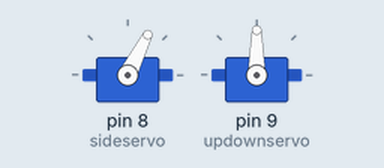
A sketch run on a simulated Arduino Uno, built with avr-gcc and run on an emulated ATmega328P. Shown: 2 × servo.

Above: at 0.05 s.
At 0.45 s:
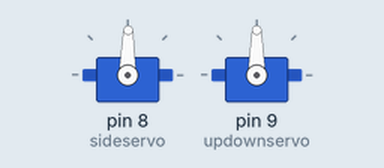
At 0.65 s:
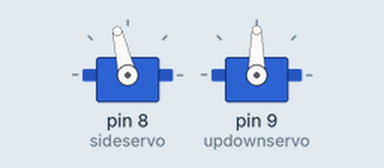
At 1.3 s:
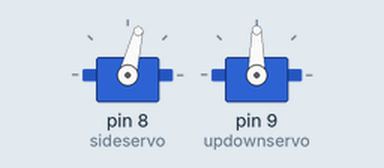
Timing chart, 0 to 3.5 s (numbered marks = the images above):
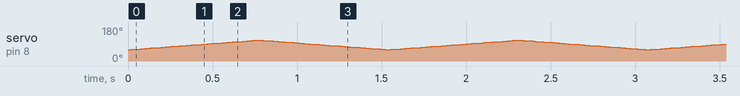

The sketch:

DragonHead.ino
```cpp
/* DragonHead
 *  John Wiebalk
*/

#include <Servo.h>

Servo sideservo;  // create servo object to control a servo
Servo updownservo;  // create servo object to control a servo

int pos = 0;    // variable to store the servo position

void setup() {
  sideservo.attach(8);
  updownservo.attach(9);
}

void loop() {
  for (pos = 60; pos <= 110; pos += 1) { // goes from 0 degrees to 180 degrees
    // in steps of 1 degree
    sideservo.write(pos);              // tell servo to go to position in variable 'pos'
    delay(15);                       // waits 15ms for the servo to reach the position
  }
  for (pos = 110; pos >= 60; pos -= 1) { // goes from 180 degrees to 0 degrees
    sideservo.write(pos);              // tell servo to go to position in variable 'pos'
    delay(15);                       // waits 15ms for the servo to reach the position
  }
}
```
